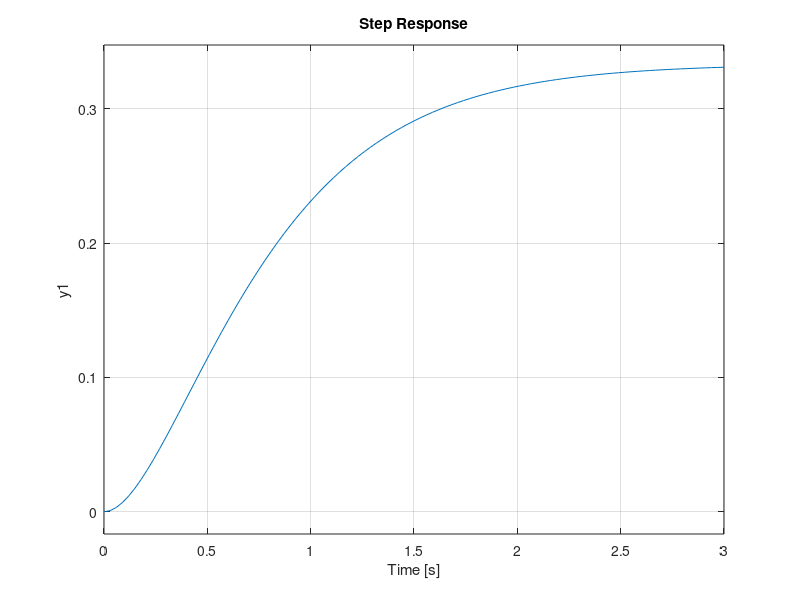

The MATLAB script that drew this image:
A = [-1 -2;1 0];
B = [2;0];
C = [0 1];
D = 0;
sys = ss(A,B,C,D);

Pol = pole(sys);

figure(1)
step(sys)
hold on;

p = [-1,-2];

K = place(A,B,p);
Acl = A-B*K;
syscl = ss(Acl,B,C,D);
Pcl = pole(syscl)

figure(1)
step(syscl)

p = [-2, -3];
K2 = place(A,B,p);
syscl2 = ss(A-B*K2,B,C,D);
figure(1);
step(syscl2);